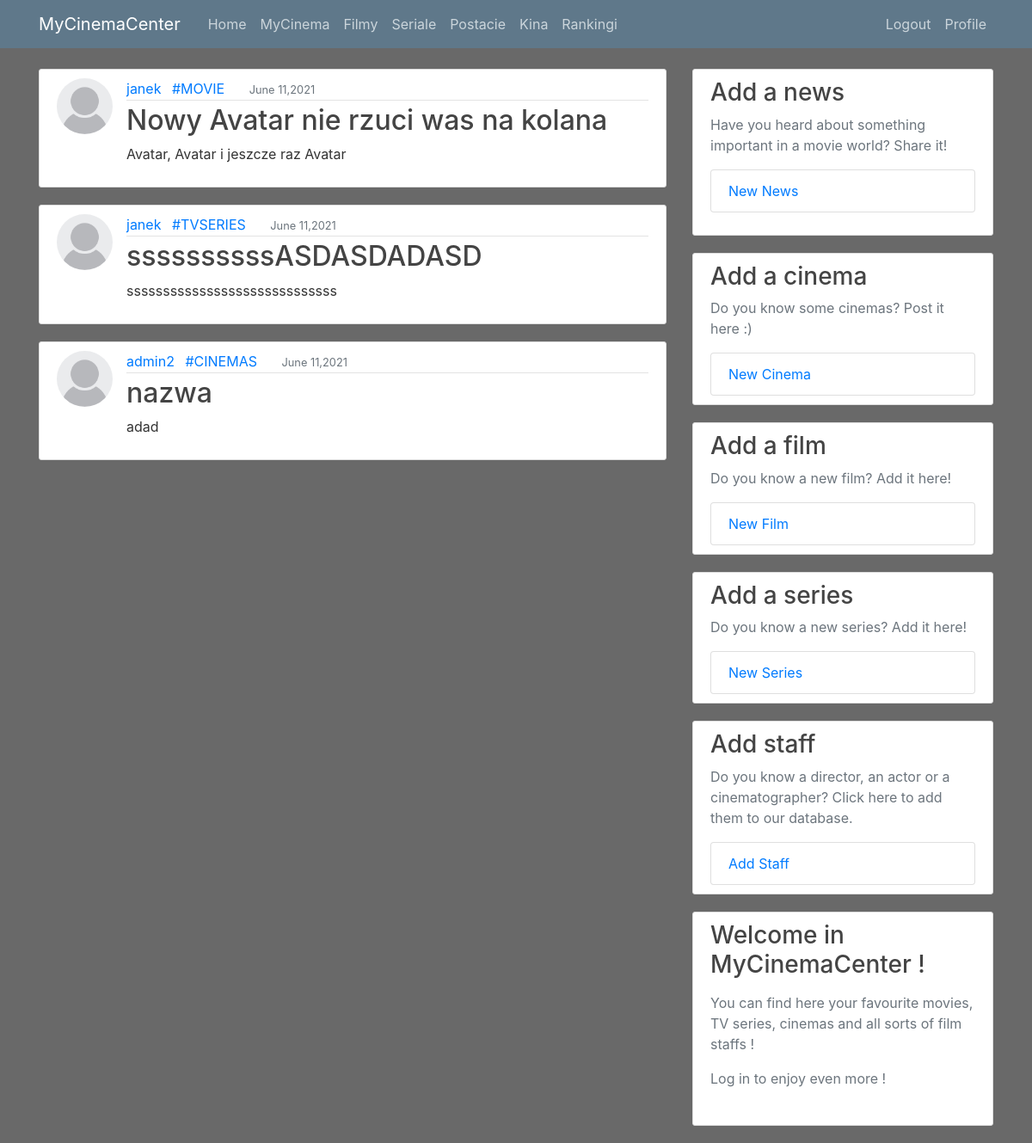
The app's page / (signed in) with its own data.
### mycinema/models.py (models this page shows, shortened)
class CommonInfo(models.Model):
    class Meta:
        abstract = True
    short_description = models.CharField(max_length=100, default="")
    main_description = models.TextField(blank=True)
    total_rating = models.FloatField(default=0)
    is_accepted = models.BooleanField(default=False)
    author = models.ForeignKey(User, on_delete=models.RESTRICT, related_name='%(app_label)s_%(class)sauthor')
    moderator = models.CharField(max_length=50, default="-")
    opinion_counter = models.IntegerField(default=0)
    subscribed_by = models.ManyToManyField(User, related_name='%(app_label)s_%(class)subscriptions')

class News(CommonInfo):
    title = models.CharField(max_length=100)
    category = models.CharField(max_length=50, null=True, choices=CATEGORY)
    date_posted = models.DateTimeField(default=timezone.now)

### users/models.py (models this page shows, shortened)
class Profile(models.Model):
    user = models.OneToOneField(User, on_delete=models.CASCADE)
    image = models.ImageField(default='default.jpg', upload_to='profile_pics')

### mycinema/views.py (the view)
# urls.py: path('', PostListView.as_view(), name='mycinema-home'),
class PostListView(ListView):
    model = News
    template_name = 'mycinema/home.html'
    context_object_name = 'posts'
    ordering = ['-date_posted']

### mycinema/templates/mycinema/home.html
{% extends "mycinema/base.html" %}
{% block content %}
{% for post in posts %}
<article class="media content-section">
    <img class="rounded-circle article-img" src="{{ post.author.profile.image.url }}">
    <div class="media-body">
        <div class="article-metadata">
            <a class="mr-2" href="#">{{ post.author }}</a>
            <a class="mr-4" href="#">#{{ post.category }}</a>
            <small class="text-muted">{{ post.date_posted|date:"F d,Y" }}</small>
        </div>
        <h2><a class="article-title" href="{% url 'news-detail' post.id %}">{{ post.title }}</a></h2>
        <p class="article-content">{{ post.short_description }}</p>
    </div>
</article>
{% endfor %}
{% endblock content %}

### mycinema/static/mycinema/main.css (style rules this page uses)
body { background: #696969; color: #333333; margin-top: 5rem; }
h1, h2, h3, h4, h5, h6 { color: #444444; }
.content-section { background: #ffffff; padding: 10px 20px; border: 1px solid #dddddd; border-radius: 3px; margin-bottom: 20px; }
.article-title { color: #444444; }
.article-content { white-space: pre-line; }
.article-img { height: 65px; width: 65px; margin-right: 16px; }
.article-metadata { padding-bottom: 1px; margin-bottom: 4px; border-bottom: 1px solid #e3e3e3 }

### records on screen
News: author.profile.image (placeholder picture), author "janek", category "MOVIE", date_posted "June 11,2021", title "Nowy Avatar nie rzuci was na kolana", short_description "Avatar, Avatar i jeszcze raz Avatar"
News: author.profile.image (placeholder picture), author "janek", category "TVSERIES", date_posted "June 11,2021", title "ssssssssssASDASDADASD", short_description "sssssssssssssssssssssssssssss"
News: author.profile.image (placeholder picture), author "admin2", category "CINEMAS", date_posted "June 11,2021", title "nazwa", short_description "adad"
